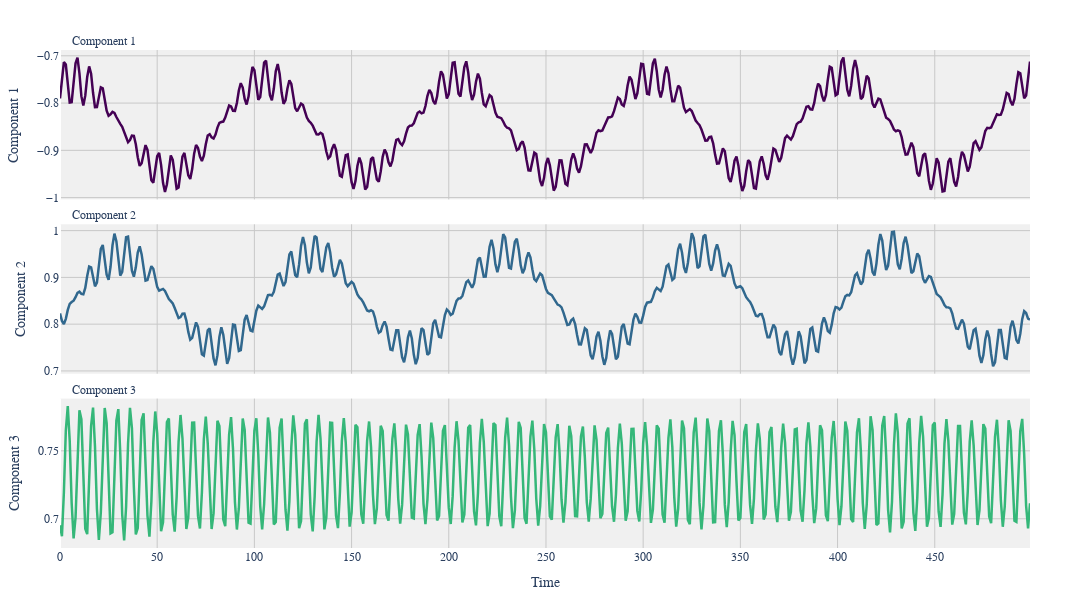
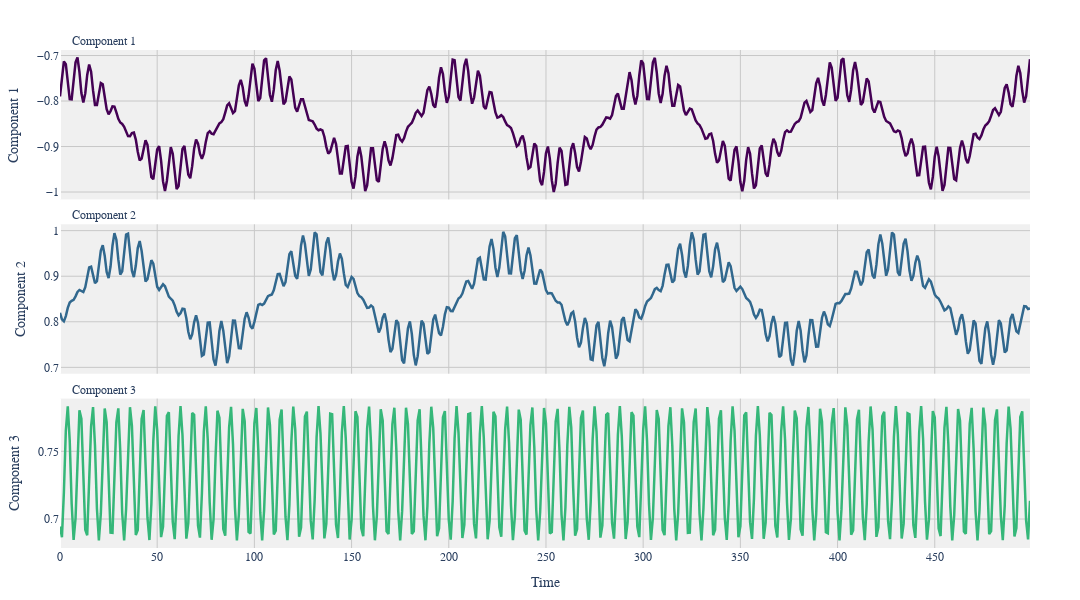

Notebook code for these charts, in order:
### Code cell
viz.plot_components(data[select]['predictions'][:500]), viz.plot_components(data[select]['true_value'][:500])

### Figure 1 — Plotly figure (JSON) as saved in the notebook; plotly's stock layout.template omitted (floating-point values rounded to 4 significant figures; data arrays with more than 128 entries replaced by an {"elided": "..."} marker saying what was removed)
{"data": [{"hoverinfo": "x+y", "line": {"color": "#440154", "width": 2.5}, "mode": "lines", "name": "Component 1", "showlegend": false, "type": "scatter", "x": {"elided": "500 int values"}, "xaxis": "x", "y": {"elided": "500 float values"}, "yaxis": "y"}, {"hoverinfo": "x+y", "line": {"color": "#31688e", "width": 2.5}, "mode": "lines", "name": "Component 2", "showlegend": false, "type": "scatter", "x": {"elided": "500 int values"}, "xaxis": "x2", "y": {"elided": "500 float values"}, "yaxis": "y2"}, {"hoverinfo": "x+y", "line": {"color": "#35b779", "width": 2.5}, "mode": "lines", "name": "Component 3", "showlegend": false, "type": "scatter", "x": {"elided": "500 int values"}, "xaxis": "x3", "y": {"elided": "500 float values"}, "yaxis": "y3"}], "layout": {"annotations": [{"font": {"size": 12}, "showarrow": false, "text": "Component 1", "x": 0.01, "xanchor": "left", "xref": "paper", "y": 1, "yanchor": "bottom", "yref": "paper"}, {"font": {"size": 12}, "showarrow": false, "text": "Component 2", "x": 0.01, "xanchor": "left", "xref": "paper", "y": 0.65, "yanchor": "bottom", "yref": "paper"}, {"font": {"size": 12}, "showarrow": false, "text": "Component 3", "x": 0.01, "xanchor": "left", "xref": "paper", "y": 0.3, "yanchor": "bottom", "yref": "paper"}], "font": {"family": "Arial", "size": 12}, "height": 600, "hovermode": "x unified", "margin": {"b": 50, "l": 50, "r": 50, "t": 50}, "paper_bgcolor": "white", "plot_bgcolor": "rgb(240, 240, 240)", "title": {"font": {"family": "Arial", "size": 20}, "text": "", "x": 0.5, "xanchor": "center", "y": 0.95, "yanchor": "top"}, "width": 1080, "xaxis": {"anchor": "y", "domain": [0, 1], "gridcolor": "rgb(200, 200, 200)", "matches": "x3", "showgrid": true, "showticklabels": false}, "xaxis2": {"anchor": "y2", "domain": [0, 1], "gridcolor": "rgb(200, 200, 200)", "matches": "x3", "showgrid": true, "showticklabels": false}, "xaxis3": {"anchor": "y3", "domain": [0, 1], "gridcolor": "rgb(200, 200, 200)", "showgrid": true, "title": {"text": "Time"}}, "yaxis": {"anchor": "x", "domain": [0.7, 1], "gridcolor": "rgb(200, 200, 200)", "showgrid": true, "title": {"text": "Component 1"}}, "yaxis2": {"anchor": "x2", "domain": [0.35, 0.65], "gridcolor": "rgb(200, 200, 200)", "showgrid": true, "title": {"text": "Component 2"}}, "yaxis3": {"anchor": "x3", "domain": [0, 0.3], "gridcolor": "rgb(200, 200, 200)", "showgrid": true, "title": {"text": "Component 3"}}}}

### Figure 2 — Plotly figure (JSON) as saved in the notebook; plotly's stock layout.template omitted (floating-point values rounded to 4 significant figures; data arrays with more than 128 entries replaced by an {"elided": "..."} marker saying what was removed)
{"data": [{"hoverinfo": "x+y", "line": {"color": "#440154", "width": 2.5}, "mode": "lines", "name": "Component 1", "showlegend": false, "type": "scatter", "x": {"elided": "500 int values"}, "xaxis": "x", "y": {"elided": "500 float values"}, "yaxis": "y"}, {"hoverinfo": "x+y", "line": {"color": "#31688e", "width": 2.5}, "mode": "lines", "name": "Component 2", "showlegend": false, "type": "scatter", "x": {"elided": "500 int values"}, "xaxis": "x2", "y": {"elided": "500 float values"}, "yaxis": "y2"}, {"hoverinfo": "x+y", "line": {"color": "#35b779", "width": 2.5}, "mode": "lines", "name": "Component 3", "showlegend": false, "type": "scatter", "x": {"elided": "500 int values"}, "xaxis": "x3", "y": {"elided": "500 float values"}, "yaxis": "y3"}], "layout": {"annotations": [{"font": {"size": 12}, "showarrow": false, "text": "Component 1", "x": 0.01, "xanchor": "left", "xref": "paper", "y": 1, "yanchor": "bottom", "yref": "paper"}, {"font": {"size": 12}, "showarrow": false, "text": "Component 2", "x": 0.01, "xanchor": "left", "xref": "paper", "y": 0.65, "yanchor": "bottom", "yref": "paper"}, {"font": {"size": 12}, "showarrow": false, "text": "Component 3", "x": 0.01, "xanchor": "left", "xref": "paper", "y": 0.3, "yanchor": "bottom", "yref": "paper"}], "font": {"family": "Arial", "size": 12}, "height": 600, "hovermode": "x unified", "margin": {"b": 50, "l": 50, "r": 50, "t": 50}, "paper_bgcolor": "white", "plot_bgcolor": "rgb(240, 240, 240)", "title": {"font": {"family": "Arial", "size": 20}, "text": "", "x": 0.5, "xanchor": "center", "y": 0.95, "yanchor": "top"}, "width": 1080, "xaxis": {"anchor": "y", "domain": [0, 1], "gridcolor": "rgb(200, 200, 200)", "matches": "x3", "showgrid": true, "showticklabels": false}, "xaxis2": {"anchor": "y2", "domain": [0, 1], "gridcolor": "rgb(200, 200, 200)", "matches": "x3", "showgrid": true, "showticklabels": false}, "xaxis3": {"anchor": "y3", "domain": [0, 1], "gridcolor": "rgb(200, 200, 200)", "showgrid": true, "title": {"text": "Time"}}, "yaxis": {"anchor": "x", "domain": [0.7, 1], "gridcolor": "rgb(200, 200, 200)", "showgrid": true, "title": {"text": "Component 1"}}, "yaxis2": {"anchor": "x2", "domain": [0.35, 0.65], "gridcolor": "rgb(200, 200, 200)", "showgrid": true, "title": {"text": "Component 2"}}, "yaxis3": {"anchor": "x3", "domain": [0, 0.3], "gridcolor": "rgb(200, 200, 200)", "showgrid": true, "title": {"text": "Component 3"}}}}
